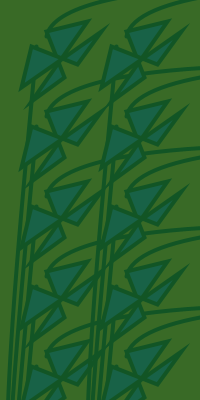
Frame 1 (no input)
Frame 60 (the mouse pressed at the canvas centre just before this capture): identical to frame 1, image omitted
Frame 120 (the mouse held since frame 60 and released just before this capture): identical to frame 1, image omitted

The Processing sketch that drew this single still picture (run headless with seeded random() and noise(); from frame 60 on, the mouse is pressed at the canvas centre):

// Processing sketch: processing_25314
// ── processing_25314.pde



///////////////////////////////////////////////
/// Written by Ben Jack, 14th February 2011 ///
///////////////////////////////////////////////


//what happens if you change these both to 50? what are they doing to the pattern?


int patternSeperationX;


int offset = 1;
void setup() {

  size(200,400);
  background(#396a26);
  patternSeperationX = 80;
  int patternSeperationY = 80;

  //the white box simply shows you the space your pattern gets drawn

  for(int i = 0; i < width/patternSeperationX; i++) {
    for(int j = 0; j < height/patternSeperationY; j++) {
      pushMatrix();
      translate(i*patternSeperationX, j*patternSeperationY);
      yourFunction();
      popMatrix();
    }
  }
 
  
}


void draw() {
  //This is here so the program keeps running and the screengrab will work
}


  
  


void yourFunction() {

  //-------------------------------------YOUR PATTERN GOES IN HERE-------------------------------
  //try making pleasant designs :-)

  stroke(#59e017);
  strokeWeight(4);
  noFill();
  beginShape();

  curveVertex(20+offset,15+offset);
  curveVertex(55+offset,45+offset);
  curveVertex(500+offset,20+offset);
  endShape();


  stroke(#125525);
  noFill();
  beginShape();


  curveVertex(50+offset,45+offset);
  curveVertex(35+offset,45+offset);
  curveVertex(15+offset,500+offset);
  curveVertex(200+offset,45+offset);

  endShape(); 

  stroke(#125525);
  noFill();
  beginShape();


  curveVertex(455+offset,500+offset);
  curveVertex(45+offset,35+offset);
  curveVertex(550+offset,15+offset);
  curveVertex(45+offset,200+offset);

  endShape(); 

  fill(#186247);
  quad(30+offset,100+offset,86+offset,20+offset,45+offset,30+offset,63+offset,76+offset);
  quad(76+offset,63+offset,30+offset,45+offset,20+offset,86+offset,100+offset,30+offset);





  //Takes PNG screenshots when you push S
  //Careful - doesn't prompt when overwriting files!
}
